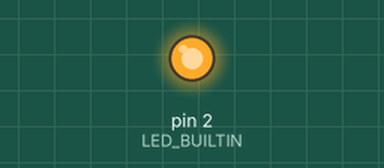
A sketch run on a simulated Arduino Uno, built with avr-gcc and run on an emulated ATmega328P. Shown: output pins drawn as LEDs (lit = HIGH).

Above: at 0.1 s.
Timing chart, 0 to 1.6 s (numbered marks = the images above):
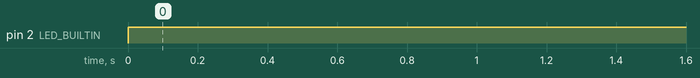

Measured:
- by itself, pin 2 (LED_BUILTIN): LOW → HIGH at 0.00 s

The sketch:

Blink_OSFES.ino
```cpp
#define LED_BUILTIN 2

void setup() {
  pinMode(LED_BUILTIN, OUTPUT);
  Serial.begin(9800);
}

 unsigned long StopTime = 0;
 unsigned long StartTime = 0;
 volatile int loop_var = 0;

void loop() {
  loop_var = 0;
  digitalWrite(LED_BUILTIN, HIGH);

  StartTime = micros();
  for(int i = 0; i < 1000000; ++i)
  {
    loop_var++;
  }
  StopTime = micros();

  Serial.println("Elapsed time: ");
  Serial.print(StopTime - StartTime);
  Serial.println("us");

  digitalWrite(LED_BUILTIN, LOW);
  delay(500);
}
```
